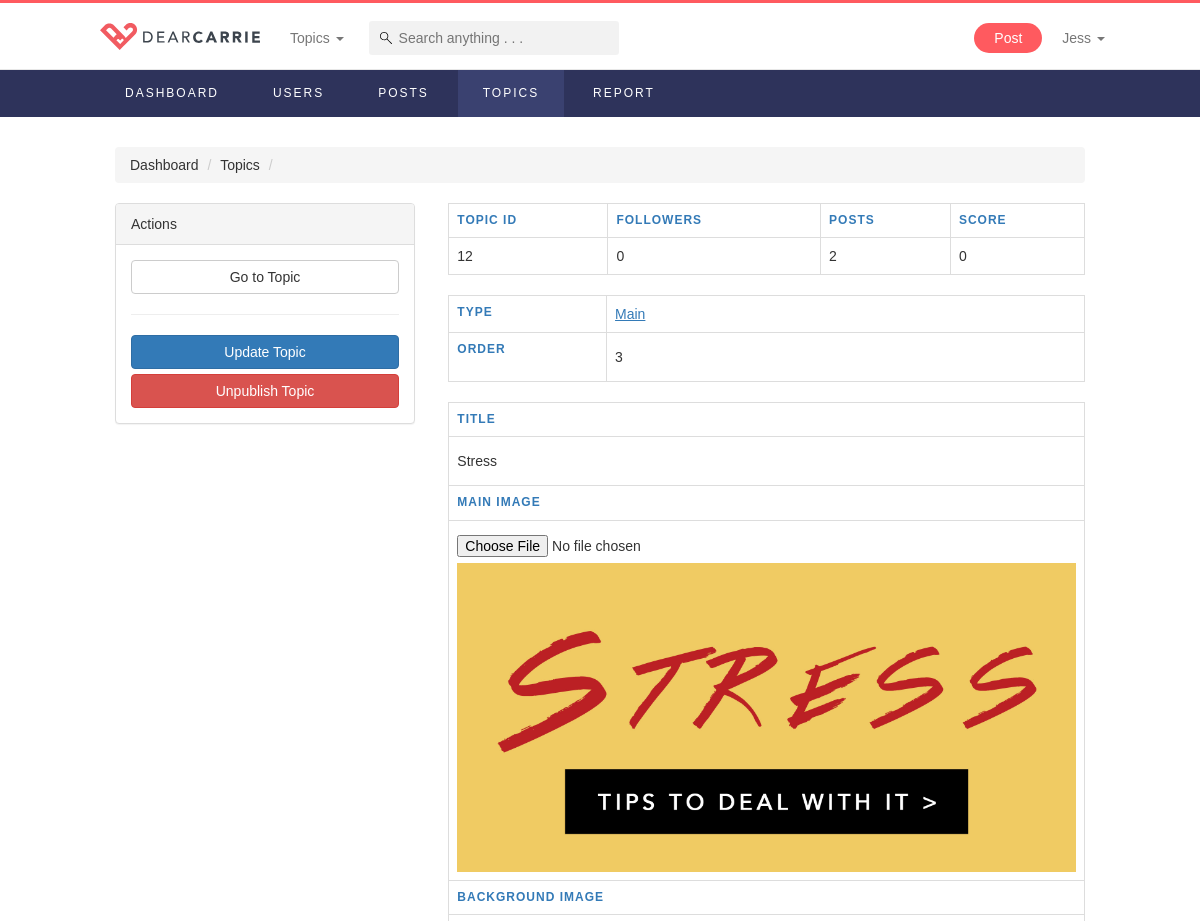
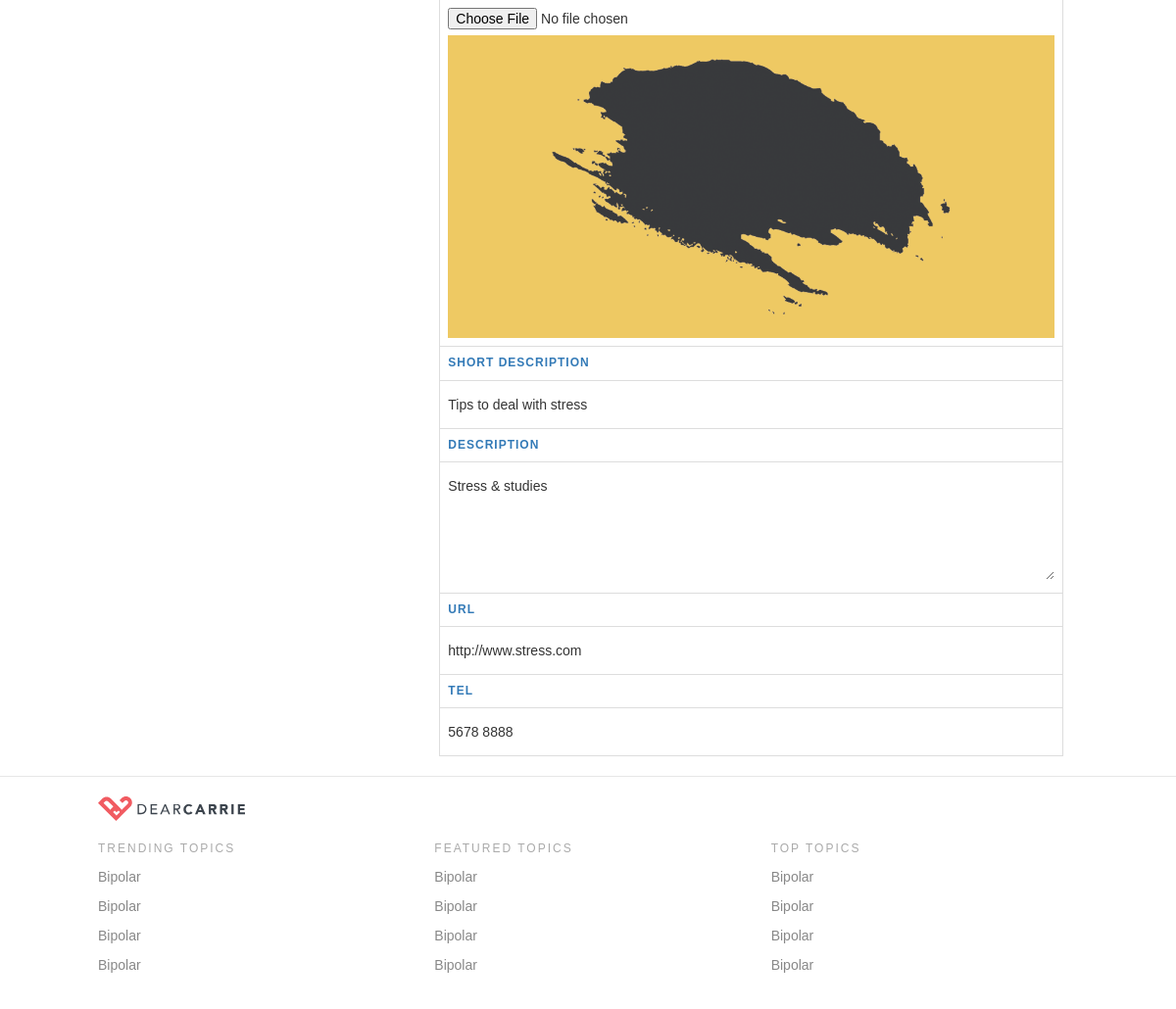
The app's page /adminTopicDetails?topicID=12 (signed in) with its own data (2 pictures, top to bottom).
### tables this page shows
CREATE TABLE `topics` (
  `id` int(11) NOT NULL,
  `main_image` varchar(255) NOT NULL,
  `background` varchar(255) NOT NULL,
  `title` varchar(255) NOT NULL,
  `short_desc` varchar(255) NOT NULL,
  `description` varchar(255) NOT NULL,
  `date` timestamp NOT NULL DEFAULT CURRENT_TIMESTAMP ON UPDATE CURRENT_TIMESTAMP,
  `followers` int(11) NOT NULL DEFAULT '0',
  `posts` int(11) NOT NULL DEFAULT '0',
  `url` varchar(255) NOT NULL,
  `tel` varchar(255) NOT NULL,
  `type` varchar(255) NOT NULL,
  `order_num` int(11) NOT NULL,
  `score` double NOT NULL DEFAULT '0',
  `published` int(11) NOT NULL DEFAULT '1'
);

### controllers/commonFunctions.php (called while the page is built, shortened)
<?php
function checkLogin() {
	if(isset($_SESSION["role"])) {
		return false;
	}
	else {
		return true;
	}
}
function checkRole($userRole, $role) {
	if($userRole != $role) {
		return false;
	}
	else {
		return true;
	}
}
function connectToDataBase() {
	$theLineToDatabase =  mysqli_connect("localhost","root","root","dearcarrie");
	if(!$theLineToDatabase) {
		header("location: error.php?msg=Database connection error");
		exit();
	}
	else {
	  return $theLineToDatabase;
	}
}
function getTopicByID($id) {
	$conn = connectToDataBase();
	$sql = "SELECT * FROM topics WHERE id = '$id'";
	$result = $conn->query($sql);
	$value = $result->fetch_assoc();
	return $value;
}
function displayFeaturedTopics() {
	$conn = connectToDataBase();
	$sql = "SELECT * FROM topics WHERE type = 'featured' ORDER BY order_num";
	$result = $conn->query($sql);
	$resArr = array();
	if ($result->num_rows > 0) {
		 while($row = $result->fetch_assoc()) {
			 $resArr[] = $row;
		 }
	}
	return $resArr;
}
function countPostByTopicID($topicid) {
	$conn = connectToDataBase();
	$sql = "SELECT COUNT(*) AS total
					FROM curation c
					INNER JOIN posts p ON c.postid = p.id
					WHERE c.topicid='$topicid' AND p.published = 1";
	$result = $conn->query($sql);
	$value = $result->fetch_assoc();
	return $value["total"];
}
function countFollowersByTopicID($topicid) {
	$conn = connectToDataBase();
	$sql = "SELECT COUNT(*) AS total
					FROM topic_follow
					WHERE topicid = '$topicid'";
	$result = $conn->query($sql);
	$value = $result->fetch_assoc();
	return $value["total"];
}
function getUnseenNotificationCount($userid) {
	$conn = connectToDataBase();
	$sql = "SELECT p.userid as to_user, n.item, n.from_user, n.type, n.seen
					FROM notifications n
					INNER JOIN posts p ON n.item = p.id
					WHERE n.type = 'post_follow' AND p.userid='$userid' AND n.seen=0
					UNION
					SELECT u.id as to_user, n.item, n.from_user, n.type, n.seen
					FROM notifications n
					INNER JOIN users u ON n.item = u.id
					WHERE n.type = 'user_follow' AND u.id='$userid' AND n.seen=0
					UNION
					SELECT p.userid as to_user, n.item, n.from_user, n.type, n.seen
					FROM notifications n
					INNER JOIN posts p ON n.item = p.id
					WHERE n.type = 'post_like' AND p.userid='$userid' AND n.seen=0
					UNION
					SELECT p.userid as to_user, n.item, n.from_user, n.type, n.seen
					FROM notifications n
					INNER JOIN comments c ON n.item = c.id
					INNER JOIN posts p ON p.id = c.postid
					WHERE n.type = 'new_comment' AND p.userid='$userid' AND n.seen=0
					UNION
					SELECT c.userid as to_user, n.item, n.from_user, n.type, n.seen
					FROM notifications n
					INNER JOIN comments c ON n.item = c.id
					WHERE n.type = 'comment_like' AND c.userid='$userid' AND n.seen=0
				";
	$result = $conn->query($sql);
	$resArr = array();
	return $resArr;
}
?>

### adminTopicDetails.php (the view, shortened to what this page needs)
<!DOCTYPE html>
<?php include('controllers/templates.php'); ?>
<?php
  $topicID = $_GET["topicID"];
  $topic = getTopicByID($topicID);
?>
<html lang="en">
  <body>
    <?= navbar(); ?>
    <?= adminNav(); ?>
    <div class="page-container-admin">
        <ol class="breadcrumb">
            <li><a href="dashboard">Dashboard</a></li>
            <li><a href="topicList">Topics</a></li>
            <li class="active"><?=$topic["name"];?></li>
        </ol>
        <div class="row">
            <form action="editTopicProcess" method="post" class="editable-fields" enctype="multipart/form-data">
                <div class="col-sm-4 hide-mobile">
                  <div class="panel panel-default actionBar">
                      <div class="panel-heading">Actions</div>
                      <div class="panel-body">
                          <a href="topicDetails?topicID=<?=$topic["id"];?>" class="btn btn-default btn-block">Go to Topic</a>
                          <hr/>
                          <button name="action" value="update" class="btn btn-primary btn-block" type="submit">Update Topic</a>
                          <?php if ($topic["published"]) { ?>
                          <button name="action" value="unpublish" class="btn btn-danger btn-block" type="submit">Unpublish Topic</a>
                          <?php } else { ?>
                            <button name="action" value="publish" class="btn btn-success btn-block" type="submit">Publish Topic</a>
                          <?php } ?>
                      </div>
                  </div>
                </div>
                <div class="col-sm-8">
                    <table class="table table-bordered">
                        <tr>
                            <th>Topic ID</th>
                            <th>Followers</th>
                            <th>Posts</th>
                            <th>Score</th>
                        </tr>
                        <tr>
                            <td><?=$topic["id"];?><input type="hidden" name="topicid" value="<?=$topic["id"];?>"></td>
                            <td><?= countFollowersByTopicID($topic["id"]); ?></td>
                            <td><?= countPostByTopicID($topic["id"]); ?></td>
                            <td><?=$topic["score"];?></td>
                        </tr>
                    </table>
                    <table class="table table-bordered">
                        <tr>
                            <th>Type</th>
                            <td>
                                <select name="type">
                                    <option <?php if($topic["type"]=="main") echo "selected" ?> value="main">Main</option>
                                </select>
                            </td>
                        </tr>
                        <tr>
                            <th>Order</th>
                            <td><input name="order" type="text" value="<?=$topic["order_num"];?>"></td>
                        </tr>
                    </table>
                    <table class="table table-bordered">
                        <tr>
                            <th>Title</th>
                        </tr>
                        <tr>
                            <td><input name="title" type="text" value="<?=$topic["title"];?>"></td>
                        </tr>
                        <tr>
                            <th>Main Image</th>
                        </tr>
                        <tr>
                            <td>
                                <input type="file" name="main_image_new">
                                <img src="<?=$topic["main_image"];?>" class="img-responsive">
                            </td>
                        </tr>
                        <tr>
                            <th>Background Image</th>
                        </tr>
                        <tr>
                            <td>
                                <input type="file" name="background_new">
                                <img src="<?=$topic["background"];?>" class="img-responsive">
                            </td>
                        </tr>
                        <tr>
                            <th>Short Description</th>
                        </tr>
                        <tr>
                            <td>
                              <input name="short_desc" type="text" value="<?=$topic["short_desc"];?>">
                            </td>
                        </tr>
                        <tr>
                            <th>Description</th>
                        </tr>
                        <tr>
                            <td>
                              <textarea name="desc" rows="5"><?=$topic["description"];?></textarea>
                            </td>
                        </tr>
                        <tr>
                            <th>URL</th>
                        </tr>
                        <tr>
                            <td><input name="url" type="text" value="<?=$topic["url"];?>"></td>
                        </tr>
                        <tr>
                            <th>Tel</th>
                        </tr>
                        <tr>
                            <td><input name="tel" type="text" value="<?=$topic["tel"];?>"></td>
                        </tr>
                    </table>
                </form>
            </div>
        </div>
  </body>
</html>

### css/style.css (style rules this page uses)
:root { --light-bg: #fafafa; --light-border: #e6e6e6; --primary-color: #ff5a5f; --light-primary-color: #ffd9da; --light-text: #aaaaaa; --text-color: #444444; --medium-text: #888888; --primary-hover-color: #e25963; --admin-primary-color: #2e335b; --admin-secondary-color: #337ab7; --admin-hover-color: #3a4170; --serif-font: "Times New Roman", Georgia, Serif; }
body { background-color: white; font-family: Avenir, Arial, sans-serif; }
body > .page-container-admin { padding: 30px 15px 0; min-height: 700px; animation: fadein .5s; -moz-animation: fadein .5s; -webkit-animation: fadein .5s; -o-animation: fadein .5s; }
.page-container, .page-container-admin { max-width: 1000px; margin: 0 auto; display: block; padding: 0; }
input { outline: none; -webkit-box-shadow: none !important; -moz-box-shadow: none !important; box-shadow: none !important; }
a, a:hover, a:link, a:visited, a:link { color: inherit; cursor: pointer; }
.card > .header > a.edit:hover, { opacity: 1; text-decoration: none; }
.actionBar { width: 300px; }
.actionBar.affix-top { position: static; width: 300px; }
ol.breadcrumb li.active { color: var(--admin-secondary-color); }
th { text-transform: uppercase; font-size: 12px; letter-spacing: 1px; color: var(--admin-secondary-color); }
form.editable-fields { border: 0; box-shadow: 0; }
form.editable-fields input, form.editable-fields textarea { border: 0; padding: 6px 0; width: 100%; transition: all 0.1s ease 0s; }
form.editable-fields select { -webkit-appearance: none; background: white; border: 0; color: var(--admin-secondary-color); text-decoration: underline; width: 100%; }

### records on screen
topics: id "12", score "0", type "Main", order "3", title "Stress", main_image (picture), background (picture), short_desc "Tips to deal with stress", desc "Stress & studies", url "http://www.stress.com", tel "5678 8888"

### other values on screen
$_SESSION["name"] "Jess"
countFollowersByTopicID($topic["id"]) "0"
countPostByTopicID($topic["id"]) "2"
